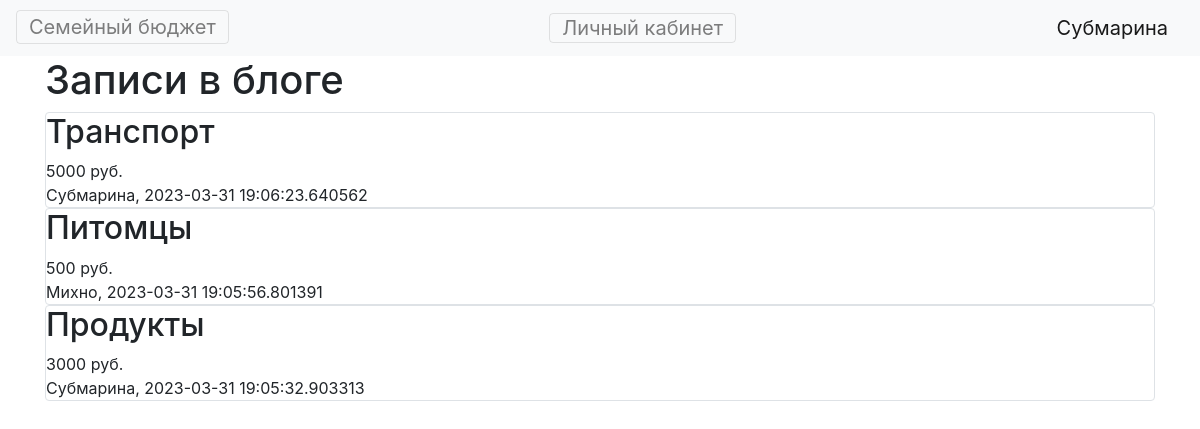
Before: / (signed in) with the older database file.
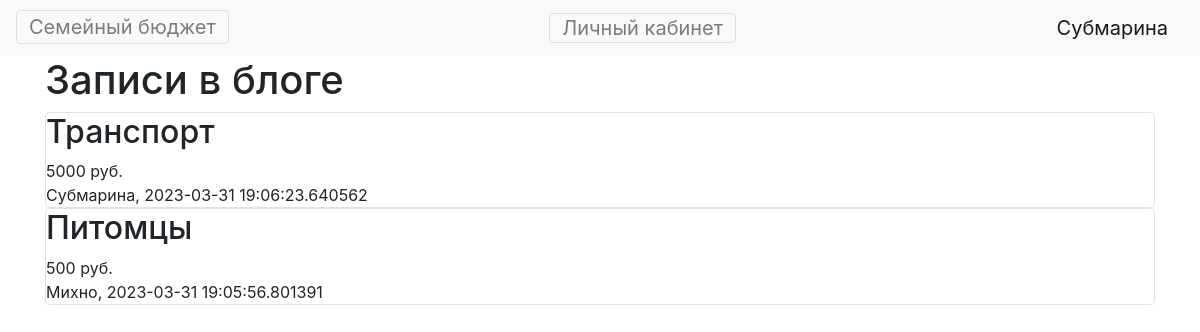
After: the same page with the newer database file.
### data/users.py (models this page shows, shortened)
class User(SqlAlchemyBase, UserMixin):
    __tablename__ = 'users'
    id = sqlalchemy.Column(sqlalchemy.Integer,
                           primary_key=True, autoincrement=True)
    name = sqlalchemy.Column(sqlalchemy.String, nullable=True)
    email = sqlalchemy.Column(sqlalchemy.String,
                              index=True, unique=True, nullable=True)
    hashed_password = sqlalchemy.Column(sqlalchemy.String, nullable=True)
    created_date = sqlalchemy.Column(sqlalchemy.DateTime,
                                     default=datetime.datetime.now)
    expenses = orm.relationship("Expenses", back_populates='user')

### data/expenses.py (models this page shows, shortened)
class Expenses(SqlAlchemyBase):
    __tablename__ = 'expenses'
    id = sqlalchemy.Column(sqlalchemy.Integer,
                           primary_key=True, autoincrement=True)
    title = sqlalchemy.Column(sqlalchemy.String, nullable=True)
    money = sqlalchemy.Column(sqlalchemy.Integer, nullable=False)
    created_date = sqlalchemy.Column(sqlalchemy.DateTime,
                                     default=datetime.datetime.now)
    user_id = sqlalchemy.Column(sqlalchemy.Integer,
                                sqlalchemy.ForeignKey("users.id"))
    user = orm.relationship('User')

### main.py (the view)
@app.route("/")
def index():
    if current_user.is_authenticated:
        db_sess = db_session.create_session()
        expenses = db_sess.query(Expenses).order_by(Expenses.created_date.desc()).all()
    else:
        return redirect('/login')
    return render_template("index.html", expenses=expenses)

### data/db_session.py (called while the page is built)
def create_session() -> Session:
    global __factory
    return __factory()

### main.py (called while the page is built)
@login_manager.user_loader
def load_user(user_id):
    db_sess = db_session.create_session()
    return db_sess.query(User).get(user_id)

### templates/index.html
{% extends "base.html" %}
{% block content %}
    <h1>Записи в блоге</h1>
    {% for item in expenses%}
        <div class="col-md6 border rounded">
        <h2>{{item.title}}</h2>
        <div>
            {{item.money}} руб.
        </div>
        <div>
            {{item.user.name}}, {{item.created_date}}
        </div>
        </div>
    {% endfor %}
{% endblock %}

### templates/base.html (shortened to what this page needs)
<!doctype html>
<html lang="en">
<head>
    <link rel="stylesheet"
          href="https://stackpath.bootstrapcdn.com/bootstrap/4.4.1/css/bootstrap.min.css"
>
</head>
<body>
<header>
    <nav class="navbar navbar-light bg-light">
        <div><a class="navbar-toggler" href="/">Семейный бюджет</a></div>
        {% if current_user.is_authenticated %}
            <a class="navbar-toggler" href="/lms">Личный кабинет</a>
            <a class="navbar-brand" href="/logout">{{ current_user.name }}</a>
        {% else %}
    <div>
        <a class="btn btn-primary " href="/register">Зарегистрироваться</a>
        <a class="btn btn-success" href="/login">Войти</a>
    </div>
{% endif %}
    </nav>
</header>
<main role="main" class="container">
    {% block content %}{% endblock %}
</main>
</body>
</html>

Changed rows visible on the page:
removed Expenses: title "Продукты", money "3000", user.name "Субмарина", created_date "2023-03-31 19:05:32.903313"
